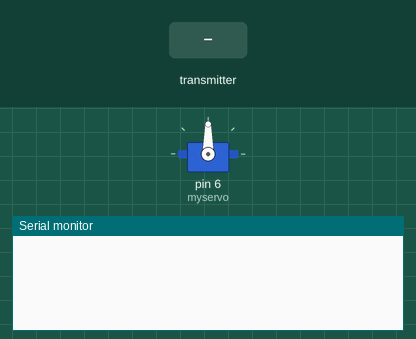
This sketch was run on a simulated Arduino Uno, built with avr-gcc and run on an emulated ATmega328P. On the bench: servo, the last lines printed to the serial monitor. Inputs (shaded band) come from the test bench. No radio packets arrive unless stated.

Above: at 1.2 s.
1.3 s: the transmitter starts sending command = 0
At 1.37 s:
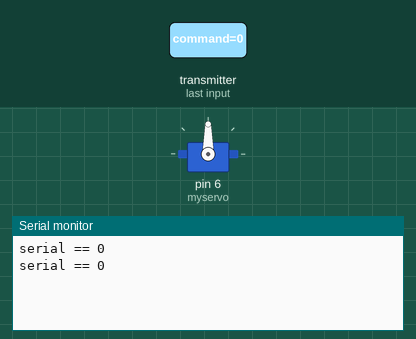
3.2 s: the transmitter starts sending command = 1
At 3.27 s:
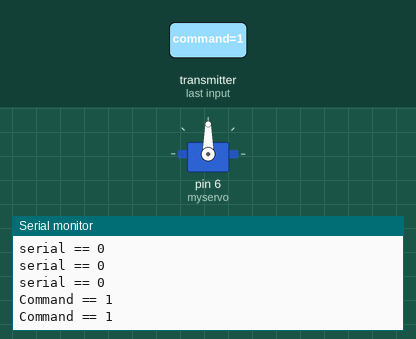

Measured:
- after the input at 1.3 s, the serial monitor: prints a new line at once (image 1)
- after the input at 3.2 s, the serial monitor: prints a new line at once (image 2)

The sketch:

receiver_test.ino
```cpp
/*
* Arduino Wireless Communication Tutorial
*       Example 1 - Receiver Code
*
* by Dejan Nedelkovski, www.HowToMechatronics.com
*
* Library: TMRh20/RF24, https://github.com/tmrh20/RF24/
*/

#include <Servo.h>
Servo myservo;

#include <SPI.h>
#include <nRF24L01.h>
#include <RF24.h>

RF24 radio(2, 3); // CE, CSN
const byte address[6] = "00001";


void setup() {
  Serial.begin(9600);

  myservo.attach(6);

  radio.begin();
  radio.openReadingPipe(0, address);
  radio.setPALevel(RF24_PA_MIN);
  radio.startListening();
}
void loop() {
  if (radio.available()) {
    int command;
    radio.read(&command, sizeof(command));
    if (command == 0) {
      Serial.println("serial == 0");
    }

    if (command == 1) {
      Serial.println("Command == 1");
    }
//    Serial.println(command == 2);
//    Serial.print("2");
//    if (command == 1) {
//      myservo.write(150);
//    }
//    if (command == 0) {
//      myservo.write(30);
//    }
  }
}
```
